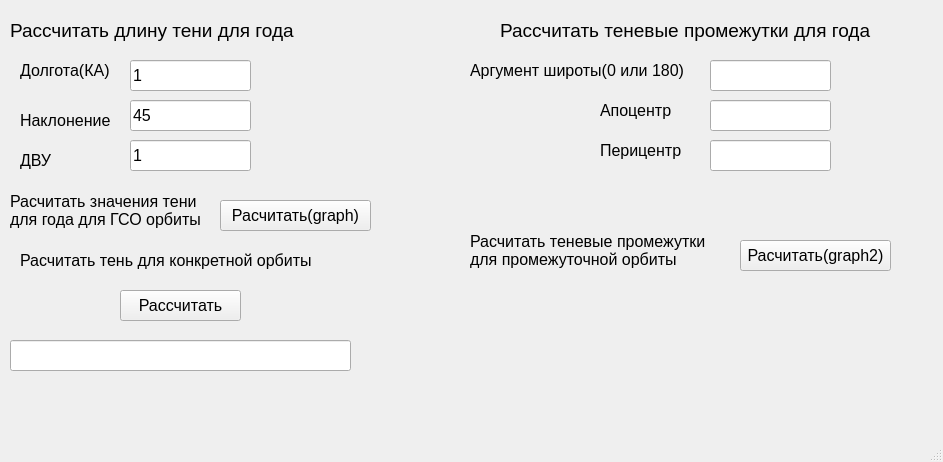
<?xml version="1.0" encoding="UTF-8"?>
<ui version="4.0">
 <class>ShadowDurationYear</class>
 <widget class="QMainWindow" name="ShadowDurationYear">
  <property name="geometry">
   <rect>
    <x>0</x>
    <y>0</y>
    <width>943</width>
    <height>462</height>
   </rect>
  </property>
  <property name="windowTitle">
   <string>MainWindow</string>
  </property>
  <widget class="QWidget" name="centralwidget">
   <widget class="QLineEdit" name="lineEdit">
    <property name="geometry">
     <rect>
      <x>130</x>
      <y>60</y>
      <width>121</width>
      <height>31</height>
     </rect>
    </property>
    <property name="font">
     <font>
      <pointsize>12</pointsize>
     </font>
    </property>
    <property name="text">
     <string>1</string>
    </property>
   </widget>
   <widget class="QPushButton" name="pushButton_2">
    <property name="geometry">
     <rect>
      <x>120</x>
      <y>290</y>
      <width>121</width>
      <height>31</height>
     </rect>
    </property>
    <property name="font">
     <font>
      <pointsize>12</pointsize>
     </font>
    </property>
    <property name="text">
     <string>Рассчитать</string>
    </property>
   </widget>
   <widget class="QPushButton" name="pushButton">
    <property name="geometry">
     <rect>
      <x>220</x>
      <y>200</y>
      <width>151</width>
      <height>31</height>
     </rect>
    </property>
    <property name="font">
     <font>
      <pointsize>12</pointsize>
     </font>
    </property>
    <property name="text">
     <string>Расчитать(graph)</string>
    </property>
   </widget>
   <widget class="QLabel" name="label_4">
    <property name="geometry">
     <rect>
      <x>20</x>
      <y>240</y>
      <width>331</width>
      <height>41</height>
     </rect>
    </property>
    <property name="font">
     <font>
      <pointsize>12</pointsize>
     </font>
    </property>
    <property name="text">
     <string>Расчитать тень для конкретной орбиты</string>
    </property>
   </widget>
   <widget class="QLabel" name="label_2">
    <property name="geometry">
     <rect>
      <x>10</x>
      <y>10</y>
      <width>291</width>
      <height>41</height>
     </rect>
    </property>
    <property name="font">
     <font>
      <pointsize>14</pointsize>
     </font>
    </property>
    <property name="text">
     <string>Рассчитать длину тени для года</string>
    </property>
   </widget>
   <widget class="QLabel" name="label_3">
    <property name="geometry">
     <rect>
      <x>20</x>
      <y>60</y>
      <width>181</width>
      <height>21</height>
     </rect>
    </property>
    <property name="font">
     <font>
      <pointsize>12</pointsize>
     </font>
    </property>
    <property name="text">
     <string>Долгота(КА)</string>
    </property>
   </widget>
   <widget class="QLabel" name="label">
    <property name="geometry">
     <rect>
      <x>10</x>
      <y>190</y>
      <width>191</width>
      <height>41</height>
     </rect>
    </property>
    <property name="font">
     <font>
      <pointsize>12</pointsize>
     </font>
    </property>
    <property name="text">
     <string>Расчитать значения тени
для года для ГСО орбиты</string>
    </property>
   </widget>
   <widget class="QLineEdit" name="lineEdit_2">
    <property name="geometry">
     <rect>
      <x>10</x>
      <y>340</y>
      <width>341</width>
      <height>31</height>
     </rect>
    </property>
    <property name="font">
     <font>
      <pointsize>12</pointsize>
     </font>
    </property>
   </widget>
   <widget class="QLabel" name="label_5">
    <property name="geometry">
     <rect>
      <x>20</x>
      <y>110</y>
      <width>181</width>
      <height>21</height>
     </rect>
    </property>
    <property name="font">
     <font>
      <pointsize>12</pointsize>
     </font>
    </property>
    <property name="text">
     <string>Наклонение</string>
    </property>
   </widget>
   <widget class="QLabel" name="label_6">
    <property name="geometry">
     <rect>
      <x>20</x>
      <y>150</y>
      <width>181</width>
      <height>21</height>
     </rect>
    </property>
    <property name="font">
     <font>
      <pointsize>12</pointsize>
     </font>
    </property>
    <property name="text">
     <string>ДВУ</string>
    </property>
   </widget>
   <widget class="QLineEdit" name="lineEdit_3">
    <property name="geometry">
     <rect>
      <x>130</x>
      <y>100</y>
      <width>121</width>
      <height>31</height>
     </rect>
    </property>
    <property name="font">
     <font>
      <pointsize>12</pointsize>
     </font>
    </property>
    <property name="text">
     <string>45</string>
    </property>
   </widget>
   <widget class="QLineEdit" name="lineEdit_4">
    <property name="geometry">
     <rect>
      <x>130</x>
      <y>140</y>
      <width>121</width>
      <height>31</height>
     </rect>
    </property>
    <property name="font">
     <font>
      <pointsize>12</pointsize>
     </font>
    </property>
    <property name="text">
     <string>1</string>
    </property>
   </widget>
   <widget class="QLabel" name="label_7">
    <property name="geometry">
     <rect>
      <x>500</x>
      <y>10</y>
      <width>391</width>
      <height>41</height>
     </rect>
    </property>
    <property name="font">
     <font>
      <pointsize>14</pointsize>
     </font>
    </property>
    <property name="text">
     <string>Рассчитать теневые промежутки для года</string>
    </property>
   </widget>
   <widget class="QLabel" name="label_8">
    <property name="geometry">
     <rect>
      <x>600</x>
      <y>100</y>
      <width>181</width>
      <height>21</height>
     </rect>
    </property>
    <property name="font">
     <font>
      <pointsize>12</pointsize>
     </font>
    </property>
    <property name="text">
     <string>Апоцентр</string>
    </property>
   </widget>
   <widget class="QLabel" name="label_9">
    <property name="geometry">
     <rect>
      <x>600</x>
      <y>140</y>
      <width>181</width>
      <height>21</height>
     </rect>
    </property>
    <property name="font">
     <font>
      <pointsize>12</pointsize>
     </font>
    </property>
    <property name="text">
     <string>Перицентр</string>
    </property>
   </widget>
   <widget class="QLabel" name="label_10">
    <property name="geometry">
     <rect>
      <x>470</x>
      <y>60</y>
      <width>221</width>
      <height>21</height>
     </rect>
    </property>
    <property name="font">
     <font>
      <pointsize>12</pointsize>
     </font>
    </property>
    <property name="text">
     <string>Аргумент широты(0 или 180)</string>
    </property>
   </widget>
   <widget class="QLineEdit" name="lineEdit_5">
    <property name="geometry">
     <rect>
      <x>710</x>
      <y>60</y>
      <width>121</width>
      <height>31</height>
     </rect>
    </property>
    <property name="font">
     <font>
      <pointsize>12</pointsize>
     </font>
    </property>
   </widget>
   <widget class="QLineEdit" name="lineEdit_6">
    <property name="geometry">
     <rect>
      <x>710</x>
      <y>100</y>
      <width>121</width>
      <height>31</height>
     </rect>
    </property>
    <property name="font">
     <font>
      <pointsize>12</pointsize>
     </font>
    </property>
   </widget>
   <widget class="QLineEdit" name="lineEdit_7">
    <property name="geometry">
     <rect>
      <x>710</x>
      <y>140</y>
      <width>121</width>
      <height>31</height>
     </rect>
    </property>
    <property name="font">
     <font>
      <pointsize>12</pointsize>
     </font>
    </property>
   </widget>
   <widget class="QLabel" name="label_11">
    <property name="geometry">
     <rect>
      <x>470</x>
      <y>230</y>
      <width>241</width>
      <height>41</height>
     </rect>
    </property>
    <property name="font">
     <font>
      <pointsize>12</pointsize>
     </font>
    </property>
    <property name="text">
     <string>Расчитать теневые промежутки
для промежуточной орбиты</string>
    </property>
   </widget>
   <widget class="QPushButton" name="pushButton_3">
    <property name="geometry">
     <rect>
      <x>740</x>
      <y>240</y>
      <width>151</width>
      <height>31</height>
     </rect>
    </property>
    <property name="font">
     <font>
      <pointsize>12</pointsize>
     </font>
    </property>
    <property name="text">
     <string>Расчитать(graph2)</string>
    </property>
   </widget>
  </widget>
  <widget class="QMenuBar" name="menubar">
   <property name="geometry">
    <rect>
     <x>0</x>
     <y>0</y>
     <width>943</width>
     <height>21</height>
    </rect>
   </property>
  </widget>
  <widget class="QStatusBar" name="statusbar"/>
 </widget>
 <resources/>
 <connections/>
</ui>
